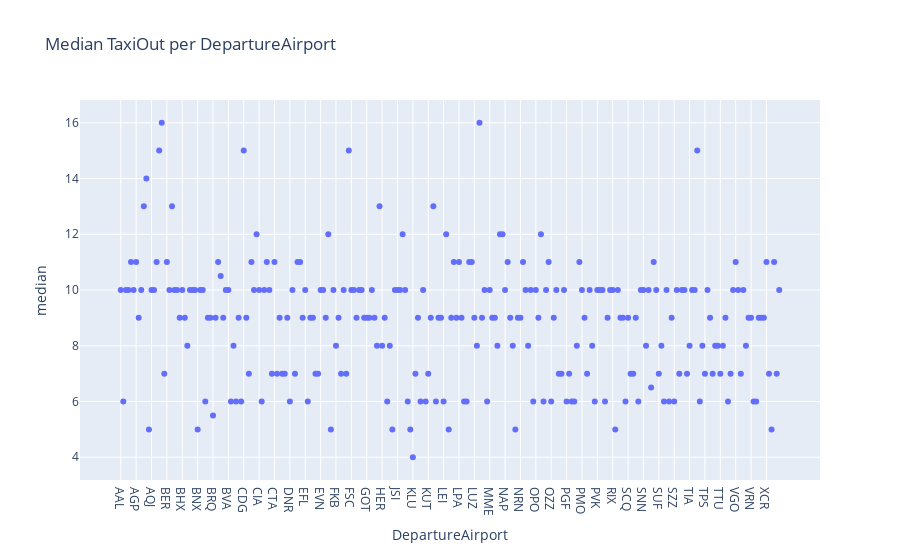

Notebook source saved alongside this figure:
### Markdown cell above
### Taxis
- TaxiOut might vary a lot. Depends on DepartureAirport
- All flights with 2.5*STD of their mean TaxiOut are dropped.

### Code cell
taxiOut = df.groupby('DepartureAirport')['TaxiOut'].agg(['count','mean','median','std']).reset_index()
px.scatter(taxiOut, x='DepartureAirport',y='median', title='Median TaxiOut per DepartureAirport')

### Figure 1 — Plotly figure (JSON) as saved in the notebook; plotly's stock layout.template omitted (floating-point values rounded to 4 significant figures; data arrays with more than 128 entries replaced by an {"elided": "..."} marker saying what was removed)
{"data": [{"hovertemplate": "DepartureAirport=%{x}<br>median=%{y}<extra></extra>", "legendgroup": "", "marker": {"color": "#636efa", "symbol": "circle"}, "mode": "markers", "name": "", "orientation": "v", "showlegend": false, "type": "scatter", "x": {"elided": "258 str values"}, "xaxis": "x", "y": {"elided": "258 float values"}, "yaxis": "y"}], "layout": {"legend": {"tracegroupgap": 0}, "title": {"text": "Median TaxiOut per DepartureAirport"}, "xaxis": {"anchor": "y", "domain": [0, 1], "title": {"text": "DepartureAirport"}}, "yaxis": {"anchor": "x", "domain": [0, 1], "title": {"text": "median"}}}}
